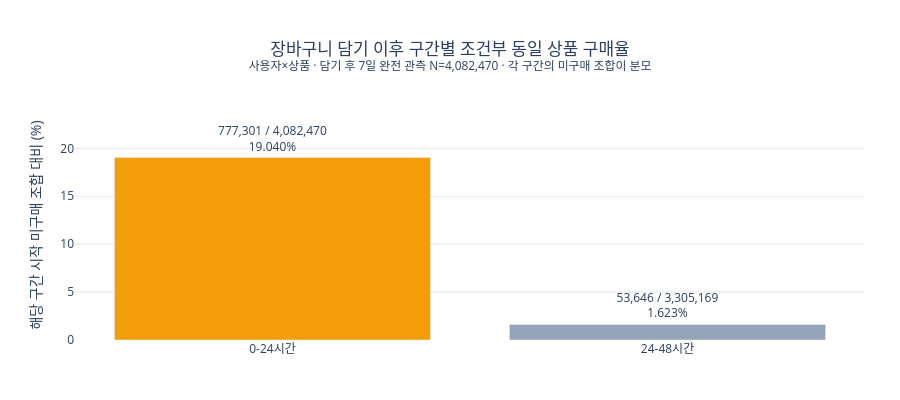

Here is the notebook cell this chart was saved with:
### Code cell
fig = go.Figure(go.Bar(
    x=timing['최초 장바구니 담기 이후 구간'], y=timing['조건부 구매율 (%)'],
    marker_color=[COLORS['cart'], COLORS['neutral']],
    text=[f"{n:,} / {d:,}<br>{p:.3f}%" for n, d, p in zip(timing['동일 상품 구매 조합'], timing['구간 시작 미구매 조합'], timing['조건부 구매율 (%)'])],
    textposition='outside', cliponaxis=False,
    hovertemplate='%{x}<br>%{text}<extra></extra>',
))
fig.update_layout(
    title=dict(text=f'장바구니 담기 이후 구간별 조건부 동일 상품 구매율<br><sup>사용자×상품 · 담기 후 7일 완전 관측 N={cart_7day:,} · 각 구간의 미구매 조합이 분모</sup>', x=0.5),
    yaxis=dict(title='해당 구간 시작 미구매 조합 대비 (%)', range=[0, 24], gridcolor='#E5E7EB'),
    paper_bgcolor='white', plot_bgcolor='white', height=400,
    margin=dict(l=75, r=35, t=110, b=60),
)
fig.show()

### Figure 1 — Plotly figure (JSON) as saved in the notebook; plotly's stock layout.template omitted (floating-point values rounded to 4 significant figures)
{"data": [{"cliponaxis": false, "hovertemplate": "%{x}<br>%{text}<extra></extra>", "marker": {"color": ["#F59E0B", "#94A3B8"]}, "text": ["777,301 / 4,082,470<br>19.040%", "53,646 / 3,305,169<br>1.623%"], "textposition": "outside", "type": "bar", "x": ["0-24시간", "24-48시간"], "y": [19.04, 1.623]}], "layout": {"height": 400, "margin": {"b": 60, "l": 75, "r": 35, "t": 110}, "paper_bgcolor": "white", "plot_bgcolor": "white", "title": {"text": "장바구니 담기 이후 구간별 조건부 동일 상품 구매율<br><sup>사용자×상품 · 담기 후 7일 완전 관측 N=4,082,470 · 각 구간의 미구매 조합이 분모</sup>", "x": 0.5}, "yaxis": {"gridcolor": "#E5E7EB", "range": [0, 24], "title": {"text": "해당 구간 시작 미구매 조합 대비 (%)"}}}}
